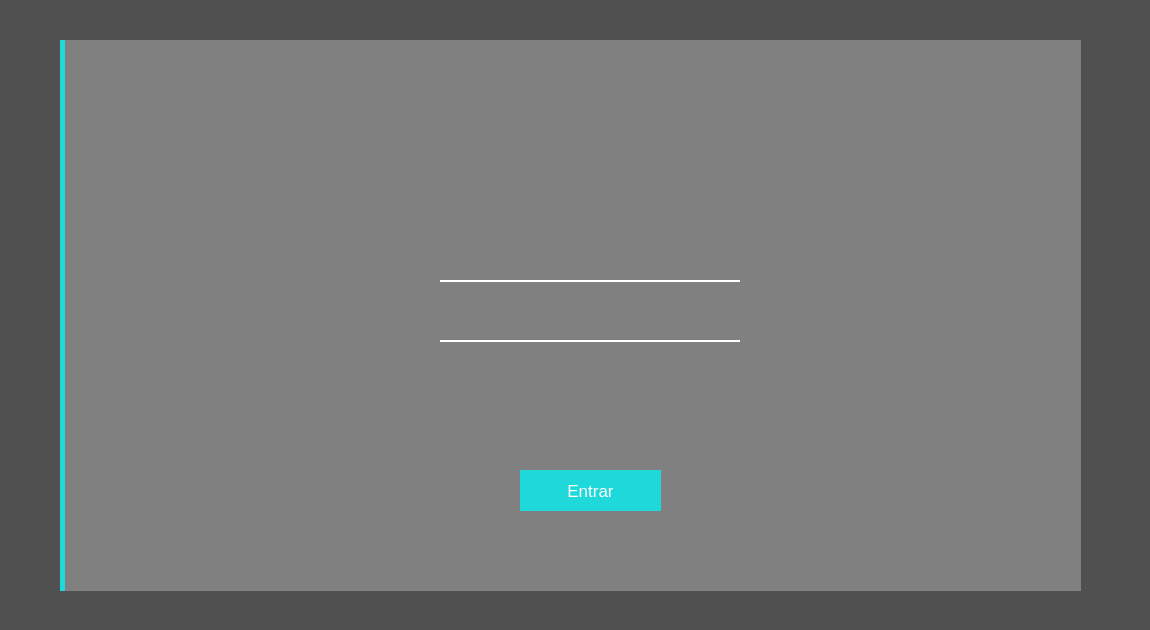
<?xml version="1.0" encoding="UTF-8"?>
<ui version="4.0">
 <class>MainWindow</class>
 <widget class="QMainWindow" name="MainWindow">
  <property name="geometry">
   <rect>
    <x>0</x>
    <y>0</y>
    <width>1150</width>
    <height>630</height>
   </rect>
  </property>
  <property name="windowTitle">
   <string>MainWindow</string>
  </property>
  <widget class="QWidget" name="centralwidget">
   <widget class="QLabel" name="grid_white">
    <property name="enabled">
     <bool>true</bool>
    </property>
    <property name="geometry">
     <rect>
      <x>60</x>
      <y>40</y>
      <width>1021</width>
      <height>551</height>
     </rect>
    </property>
    <property name="styleSheet">
     <string notr="true">background-color: qlineargradient(spread:pad, x1:0, y1:0, x2:1, y2:1, stop:0 rgba(255, 255, 255, 70));</string>
    </property>
    <property name="text">
     <string/>
    </property>
   </widget>
   <widget class="QLabel" name="background">
    <property name="geometry">
     <rect>
      <x>-240</x>
      <y>-140</y>
      <width>1600</width>
      <height>950</height>
     </rect>
    </property>
    <property name="text">
     <string/>
    </property>
    <property name="pixmap">
     <pixmap>../../images/d6cd4e57ce4e931e6cb2d30a8cf9e860.jpg</pixmap>
    </property>
    <property name="scaledContents">
     <bool>true</bool>
    </property>
    <property name="wordWrap">
     <bool>false</bool>
    </property>
   </widget>
   <widget class="QLabel" name="line_pass">
    <property name="enabled">
     <bool>true</bool>
    </property>
    <property name="geometry">
     <rect>
      <x>440</x>
      <y>340</y>
      <width>300</width>
      <height>2</height>
     </rect>
    </property>
    <property name="styleSheet">
     <string notr="true">background-color: qlineargradient(spread:pad, x1:0, y1:0, x2:1, y2:1, stop:0 rgba(255, 255, 255, 255));</string>
    </property>
    <property name="text">
     <string/>
    </property>
   </widget>
   <widget class="QLineEdit" name="login">
    <property name="geometry">
     <rect>
      <x>440</x>
      <y>250</y>
      <width>300</width>
      <height>31</height>
     </rect>
    </property>
    <property name="styleSheet">
     <string notr="true">background-color: qlineargradient(spread:pad, x1:0, y1:0, x2:1, y2:1, stop:0 rgba(255, 255, 255, 0));

color: white;</string>
    </property>
    <property name="frame">
     <bool>false</bool>
    </property>
   </widget>
   <widget class="QLabel" name="backgorundWide">
    <property name="enabled">
     <bool>true</bool>
    </property>
    <property name="geometry">
     <rect>
      <x>0</x>
      <y>0</y>
      <width>1150</width>
      <height>630</height>
     </rect>
    </property>
    <property name="styleSheet">
     <string notr="true">background-color: qlineargradient(spread:pad, x1:0, y1:0, x2:1, y2:1, stop:1 rgba(0, 0, 0, 170));</string>
    </property>
    <property name="text">
     <string/>
    </property>
   </widget>
   <widget class="QLineEdit" name="pass">
    <property name="geometry">
     <rect>
      <x>440</x>
      <y>310</y>
      <width>300</width>
      <height>31</height>
     </rect>
    </property>
    <property name="styleSheet">
     <string notr="true">background-color: qlineargradient(spread:pad, x1:0, y1:0, x2:1, y2:1, stop:0 rgba(255, 255, 255, 0));

color: white;</string>
    </property>
    <property name="frame">
     <bool>false</bool>
    </property>
    <property name="echoMode">
     <enum>QLineEdit::Password</enum>
    </property>
   </widget>
   <widget class="QLabel" name="line_login">
    <property name="enabled">
     <bool>true</bool>
    </property>
    <property name="geometry">
     <rect>
      <x>440</x>
      <y>280</y>
      <width>300</width>
      <height>2</height>
     </rect>
    </property>
    <property name="styleSheet">
     <string notr="true">background-color: qlineargradient(spread:pad, x1:0, y1:0, x2:1, y2:1, stop:0 rgba(255, 255, 255, 255));</string>
    </property>
    <property name="text">
     <string/>
    </property>
   </widget>
   <widget class="QPushButton" name="btn_login">
    <property name="geometry">
     <rect>
      <x>520</x>
      <y>470</y>
      <width>141</width>
      <height>41</height>
     </rect>
    </property>
    <property name="palette">
     <palette>
      <active>
       <colorrole role="WindowText">
        <brush brushstyle="SolidPattern">
         <color alpha="255">
          <red>255</red>
          <green>255</green>
          <blue>255</blue>
         </color>
        </brush>
       </colorrole>
       <colorrole role="Button">
        <brush brushstyle="LinearGradientPattern">
         <gradient startx="0.000000000000000" starty="0.000000000000000" endx="1.000000000000000" endy="1.000000000000000" type="LinearGradient" spread="PadSpread" coordinatemode="ObjectBoundingMode">
          <gradientstop position="0.000000000000000">
           <color alpha="255">
            <red>31</red>
            <green>216</green>
            <blue>218</blue>
           </color>
          </gradientstop>
         </gradient>
        </brush>
       </colorrole>
       <colorrole role="Text">
        <brush brushstyle="SolidPattern">
         <color alpha="255">
          <red>255</red>
          <green>255</green>
          <blue>255</blue>
         </color>
        </brush>
       </colorrole>
       <colorrole role="ButtonText">
        <brush brushstyle="SolidPattern">
         <color alpha="255">
          <red>255</red>
          <green>255</green>
          <blue>255</blue>
         </color>
        </brush>
       </colorrole>
       <colorrole role="Base">
        <brush brushstyle="LinearGradientPattern">
         <gradient startx="0.000000000000000" starty="0.000000000000000" endx="1.000000000000000" endy="1.000000000000000" type="LinearGradient" spread="PadSpread" coordinatemode="ObjectBoundingMode">
          <gradientstop position="0.000000000000000">
           <color alpha="255">
            <red>31</red>
            <green>216</green>
            <blue>218</blue>
           </color>
          </gradientstop>
         </gradient>
        </brush>
       </colorrole>
       <colorrole role="Window">
        <brush brushstyle="LinearGradientPattern">
         <gradient startx="0.000000000000000" starty="0.000000000000000" endx="1.000000000000000" endy="1.000000000000000" type="LinearGradient" spread="PadSpread" coordinatemode="ObjectBoundingMode">
          <gradientstop position="0.000000000000000">
           <color alpha="255">
            <red>31</red>
            <green>216</green>
            <blue>218</blue>
           </color>
          </gradientstop>
         </gradient>
        </brush>
       </colorrole>
       <colorrole role="PlaceholderText">
        <brush brushstyle="NoBrush">
         <color alpha="128">
          <red>255</red>
          <green>255</green>
          <blue>255</blue>
         </color>
        </brush>
       </colorrole>
      </active>
      <inactive>
       <colorrole role="WindowText">
        <brush brushstyle="SolidPattern">
         <color alpha="255">
          <red>255</red>
          <green>255</green>
          <blue>255</blue>
         </color>
        </brush>
       </colorrole>
       <colorrole role="Button">
        <brush brushstyle="LinearGradientPattern">
         <gradient startx="0.000000000000000" starty="0.000000000000000" endx="1.000000000000000" endy="1.000000000000000" type="LinearGradient" spread="PadSpread" coordinatemode="ObjectBoundingMode">
          <gradientstop position="0.000000000000000">
           <color alpha="255">
            <red>31</red>
            <green>216</green>
            <blue>218</blue>
           </color>
          </gradientstop>
         </gradient>
        </brush>
       </colorrole>
       <colorrole role="Text">
        <brush brushstyle="SolidPattern">
         <color alpha="255">
          <red>255</red>
          <green>255</green>
          <blue>255</blue>
         </color>
        </brush>
       </colorrole>
       <colorrole role="ButtonText">
        <brush brushstyle="SolidPattern">
         <color alpha="255">
          <red>255</red>
          <green>255</green>
          <blue>255</blue>
         </color>
        </brush>
       </colorrole>
       <colorrole role="Base">
        <brush brushstyle="LinearGradientPattern">
         <gradient startx="0.000000000000000" starty="0.000000000000000" endx="1.000000000000000" endy="1.000000000000000" type="LinearGradient" spread="PadSpread" coordinatemode="ObjectBoundingMode">
          <gradientstop position="0.000000000000000">
           <color alpha="255">
            <red>31</red>
            <green>216</green>
            <blue>218</blue>
           </color>
          </gradientstop>
         </gradient>
        </brush>
       </colorrole>
       <colorrole role="Window">
        <brush brushstyle="LinearGradientPattern">
         <gradient startx="0.000000000000000" starty="0.000000000000000" endx="1.000000000000000" endy="1.000000000000000" type="LinearGradient" spread="PadSpread" coordinatemode="ObjectBoundingMode">
          <gradientstop position="0.000000000000000">
           <color alpha="255">
            <red>31</red>
            <green>216</green>
            <blue>218</blue>
           </color>
          </gradientstop>
         </gradient>
        </brush>
       </colorrole>
       <colorrole role="PlaceholderText">
        <brush brushstyle="NoBrush">
         <color alpha="128">
          <red>255</red>
          <green>255</green>
          <blue>255</blue>
         </color>
        </brush>
       </colorrole>
      </inactive>
      <disabled>
       <colorrole role="WindowText">
        <brush brushstyle="SolidPattern">
         <color alpha="255">
          <red>255</red>
          <green>255</green>
          <blue>255</blue>
         </color>
        </brush>
       </colorrole>
       <colorrole role="Button">
        <brush brushstyle="LinearGradientPattern">
         <gradient startx="0.000000000000000" starty="0.000000000000000" endx="1.000000000000000" endy="1.000000000000000" type="LinearGradient" spread="PadSpread" coordinatemode="ObjectBoundingMode">
          <gradientstop position="0.000000000000000">
           <color alpha="255">
            <red>31</red>
            <green>216</green>
            <blue>218</blue>
           </color>
          </gradientstop>
         </gradient>
        </brush>
       </colorrole>
       <colorrole role="Text">
        <brush brushstyle="SolidPattern">
         <color alpha="255">
          <red>255</red>
          <green>255</green>
          <blue>255</blue>
         </color>
        </brush>
       </colorrole>
       <colorrole role="ButtonText">
        <brush brushstyle="SolidPattern">
         <color alpha="255">
          <red>255</red>
          <green>255</green>
          <blue>255</blue>
         </color>
        </brush>
       </colorrole>
       <colorrole role="Base">
        <brush brushstyle="LinearGradientPattern">
         <gradient startx="0.000000000000000" starty="0.000000000000000" endx="1.000000000000000" endy="1.000000000000000" type="LinearGradient" spread="PadSpread" coordinatemode="ObjectBoundingMode">
          <gradientstop position="0.000000000000000">
           <color alpha="255">
            <red>31</red>
            <green>216</green>
            <blue>218</blue>
           </color>
          </gradientstop>
         </gradient>
        </brush>
       </colorrole>
       <colorrole role="Window">
        <brush brushstyle="LinearGradientPattern">
         <gradient startx="0.000000000000000" starty="0.000000000000000" endx="1.000000000000000" endy="1.000000000000000" type="LinearGradient" spread="PadSpread" coordinatemode="ObjectBoundingMode">
          <gradientstop position="0.000000000000000">
           <color alpha="255">
            <red>31</red>
            <green>216</green>
            <blue>218</blue>
           </color>
          </gradientstop>
         </gradient>
        </brush>
       </colorrole>
       <colorrole role="PlaceholderText">
        <brush brushstyle="NoBrush">
         <color alpha="128">
          <red>255</red>
          <green>255</green>
          <blue>255</blue>
         </color>
        </brush>
       </colorrole>
      </disabled>
     </palette>
    </property>
    <property name="font">
     <font>
      <pointsize>13</pointsize>
     </font>
    </property>
    <property name="cursor">
     <cursorShape>PointingHandCursor</cursorShape>
    </property>
    <property name="styleSheet">
     <string notr="true">#btn_login{
	background-color: qlineargradient(spread:pad, x1:0, y1:0, x2:1, y2:1, stop:0 rgba(31, 216, 218, 255));
	color: white;
	border: 0px;
}
#btn_login:pressed{
	background-color: qlineargradient(spread:pad, x1:0, y1:0, x2:1, y2:1, stop:0 rgba(56, 126, 128, 255));
}

</string>
    </property>
    <property name="text">
     <string>Entrar</string>
    </property>
    <property name="autoDefault">
     <bool>false</bool>
    </property>
    <property name="default">
     <bool>false</bool>
    </property>
    <property name="flat">
     <bool>false</bool>
    </property>
   </widget>
   <widget class="QLabel" name="line_blue">
    <property name="enabled">
     <bool>true</bool>
    </property>
    <property name="geometry">
     <rect>
      <x>60</x>
      <y>40</y>
      <width>5</width>
      <height>551</height>
     </rect>
    </property>
    <property name="styleSheet">
     <string notr="true">background-color: qlineargradient(spread:pad, x1:0, y1:0, x2:1, y2:1, stop:0 rgba(31, 216, 218, 255));</string>
    </property>
    <property name="text">
     <string/>
    </property>
   </widget>
   <zorder>background</zorder>
   <zorder>backgorundWide</zorder>
   <zorder>grid_white</zorder>
   <zorder>login</zorder>
   <zorder>btn_login</zorder>
   <zorder>line_blue</zorder>
   <zorder>line_login</zorder>
   <zorder>line_pass</zorder>
   <zorder>pass</zorder>
  </widget>
 </widget>
 <resources/>
 <connections/>
</ui>
